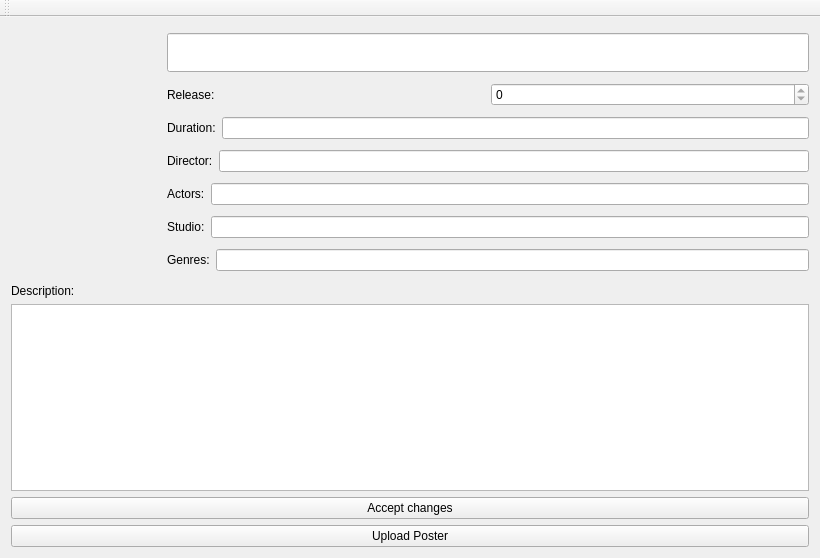
<?xml version="1.0" encoding="UTF-8"?>
<ui version="4.0">
 <class>DisplayCatalogClass</class>
 <widget class="QMainWindow" name="DisplayCatalogClass">
  <property name="geometry">
   <rect>
    <x>0</x>
    <y>0</y>
    <width>820</width>
    <height>558</height>
   </rect>
  </property>
  <property name="windowTitle">
   <string>DisplayCatalog</string>
  </property>
  <widget class="QWidget" name="centralWidget">
   <layout class="QVBoxLayout" name="verticalLayout_2">
    <item>
     <layout class="QHBoxLayout" name="horizontalLayout_7">
      <item>
       <widget class="QLabel" name="poster">
        <property name="sizePolicy">
         <sizepolicy hsizetype="Fixed" vsizetype="Fixed">
          <horstretch>0</horstretch>
          <verstretch>0</verstretch>
         </sizepolicy>
        </property>
        <property name="minimumSize">
         <size>
          <width>150</width>
          <height>250</height>
         </size>
        </property>
        <property name="text">
         <string/>
        </property>
       </widget>
      </item>
      <item>
       <layout class="QVBoxLayout" name="verticalLayout">
        <item>
         <widget class="QLineEdit" name="title">
          <property name="font">
           <font>
            <pointsize>20</pointsize>
           </font>
          </property>
          <property name="readOnly">
           <bool>true</bool>
          </property>
         </widget>
        </item>
        <item>
         <layout class="QHBoxLayout" name="horizontalLayout">
          <item>
           <widget class="QLabel" name="releaseLabel">
            <property name="text">
             <string>Release:</string>
            </property>
           </widget>
          </item>
          <item>
           <widget class="QSpinBox" name="release">
            <property name="readOnly">
             <bool>true</bool>
            </property>
            <property name="maximum">
             <number>3000</number>
            </property>
           </widget>
          </item>
         </layout>
        </item>
        <item>
         <layout class="QHBoxLayout" name="horizontalLayout_2">
          <item>
           <widget class="QLabel" name="durationLabel">
            <property name="text">
             <string>Duration:</string>
            </property>
           </widget>
          </item>
          <item>
           <widget class="QLineEdit" name="duration">
            <property name="text">
             <string/>
            </property>
            <property name="readOnly">
             <bool>true</bool>
            </property>
           </widget>
          </item>
         </layout>
        </item>
        <item>
         <layout class="QHBoxLayout" name="horizontalLayout_3">
          <item>
           <widget class="QLabel" name="directorLabel">
            <property name="text">
             <string>Director:</string>
            </property>
           </widget>
          </item>
          <item>
           <widget class="QLineEdit" name="director">
            <property name="readOnly">
             <bool>true</bool>
            </property>
           </widget>
          </item>
         </layout>
        </item>
        <item>
         <layout class="QHBoxLayout" name="horizontalLayout_4">
          <item>
           <widget class="QLabel" name="actorsLabel">
            <property name="text">
             <string>Actors:</string>
            </property>
           </widget>
          </item>
          <item>
           <widget class="QLineEdit" name="actors">
            <property name="readOnly">
             <bool>true</bool>
            </property>
           </widget>
          </item>
         </layout>
        </item>
        <item>
         <layout class="QHBoxLayout" name="horizontalLayout_5">
          <item>
           <widget class="QLabel" name="studioLabel">
            <property name="text">
             <string>Studio:</string>
            </property>
           </widget>
          </item>
          <item>
           <widget class="QLineEdit" name="studio">
            <property name="readOnly">
             <bool>true</bool>
            </property>
           </widget>
          </item>
         </layout>
        </item>
        <item>
         <layout class="QHBoxLayout" name="horizontalLayout_6">
          <item>
           <widget class="QLabel" name="genresLabel">
            <property name="text">
             <string>Genres:</string>
            </property>
           </widget>
          </item>
          <item>
           <widget class="QLineEdit" name="genres">
            <property name="readOnly">
             <bool>true</bool>
            </property>
           </widget>
          </item>
         </layout>
        </item>
       </layout>
      </item>
     </layout>
    </item>
    <item>
     <widget class="QLabel" name="descriptionLabel">
      <property name="text">
       <string>Description:</string>
      </property>
     </widget>
    </item>
    <item>
     <widget class="QPlainTextEdit" name="description">
      <property name="readOnly">
       <bool>true</bool>
      </property>
     </widget>
    </item>
    <item>
     <widget class="QPushButton" name="accept">
      <property name="text">
       <string>Accept changes</string>
      </property>
     </widget>
    </item>
    <item>
     <widget class="QPushButton" name="posterButton">
      <property name="text">
       <string>Upload Poster</string>
      </property>
     </widget>
    </item>
   </layout>
  </widget>
  <widget class="QMenuBar" name="menuBar">
   <property name="geometry">
    <rect>
     <x>0</x>
     <y>0</y>
     <width>820</width>
     <height>21</height>
    </rect>
   </property>
  </widget>
  <widget class="QToolBar" name="mainToolBar">
   <attribute name="toolBarArea">
    <enum>TopToolBarArea</enum>
   </attribute>
   <attribute name="toolBarBreak">
    <bool>false</bool>
   </attribute>
  </widget>
 </widget>
 <layoutdefault spacing="6" margin="11"/>
 <resources/>
 <connections/>
</ui>
